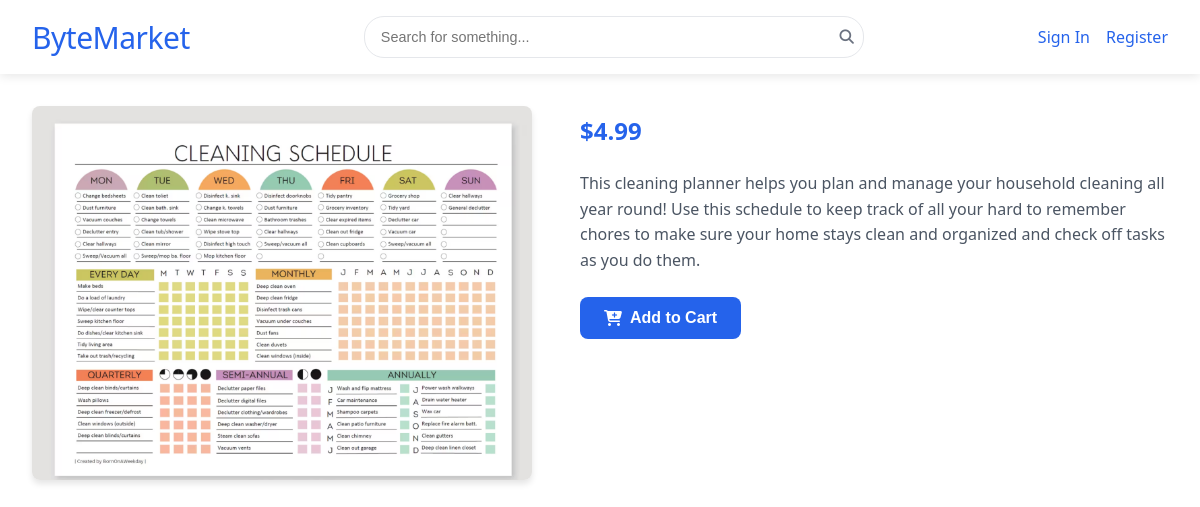
The app's page /product/2 with its own data.
### models.py (models this page shows, shortened)
class Product(db.Model):
    id = db.Column(db.Integer, primary_key=True)
    product_name = db.Column(db.String(200), nullable=False)
    description = db.Column(db.Text, nullable=False)
    price = db.Column(db.Float, nullable=False)
    image_path = db.Column(db.String(255))

### app.py (the view)
@app.route("/product/<int:product_id>")
def product(product_id):
    product = Product.query.get_or_404(product_id)
    return render_template("product.html", product=product)

### templates/product.html (shortened to what this page needs)
<!DOCTYPE html>
<html lang="en">
  <head>
    <link
      rel="stylesheet"
      href="{{ url_for('static', filename='/styles.css') }}"
    />
  </head>
  <body>
    <header>
      <div class="navbar-container">
        <div class="logo">
          <h1>ByteMarket</h1>
        </div>
        <div class="search-container">
          <input type="search" placeholder="Search for something..." />
          <button class="search-button">
            <i class="fa-solid fa-search"></i>
          </button>
        </div>
        <div class="nav-buttons">
          {% if current_user.is_authenticated %}
          <div class="nav-menu">
            <ul>
              <li>
                <a href="{{ url_for('account') }}" title="Account">
                  <i class="fa-solid fa-circle-user"></i>
                  <span class="nav-text">Account</span>
                </a>
              </li>
              <li>
                <a href="{{ url_for('cart') }}" title="Cart">
                  <i class="fa-solid fa-cart-shopping"></i>
                  <span class="nav-text">Cart</span>
                </a>
              </li>
              <li>
                <a href="{{ url_for('logout') }}" title="Logout">
                  <i class="fa-solid fa-right-from-bracket"></i>
                  <span class="nav-text">Logout</span>
                </a>
              </li>
            </ul>
          </div>
          {% else %}
          <div class="nav-buttons">
            <a href="{{ url_for('login') }}">Sign In</a>
            <a href="{{ url_for('register') }}">Register</a>
          </div>
          {% endif %}
        </div>
      </div>
    </header>
    <main>
      <div class="product-container">
        <div class="product-gallery">
          <div class="product-main-image">
            <img src="{{ url_for('static', filename=product.image_path) }}" alt="Product Image" />
          </div>
        </div>
        <div class="product-details">
          <div class="product-price">${{ "%.2f"|format(product.price) }}</div>
          <div class="product-description">
            <p>{{ product.description }}</p>
          </div>
          <button class="add-to-cart-button" id="add-to-cart" data-product-id="{{ product.id }}">
            <i class="fa-solid fa-cart-plus"></i> Add to Cart
          </button>
        </div>
      </div>
    </main>
  </body>
</html>

### static/styles.css (style rules this page uses)
* { margin: 0; padding: 0; box-sizing: border-box; }
body { font-family: "Segoe UI", Tahoma, Geneva, Verdana, sans-serif; }
a { text-decoration: none; color: #2563eb; }
header { background-color: #ffffff; box-shadow: 0 2px 10px rgba(0, 0, 0, 0.1); position: sticky; top: 0; z-index: 1000; }
.navbar-container { display: flex; flex-direction: row; justify-content: space-between; align-items: center; padding: 16px 32px; max-width: 1200px; margin: 0 auto; }
.logo h1 { font-size: 30px; font-weight: 500; color: #2563eb; letter-spacing: -0.5px; }
.search-container { display: flex; flex: 1; max-width: 500px; margin: 0 2rem; position: relative; }
.search-container input { width: 100%; padding: 0.75rem 1rem; border: 1px solid #e5e7eb; border-radius: 20px; font-size: 0.9rem; transition: all 0.5s ease; }
.search-button { position: absolute; right: 10px; top: 50%; transform: translateY(-50%); background: none; border: none; color: #6b7280; cursor: pointer; font-size: 0.9rem; }
.nav-buttons { display: flex; gap: 1rem; }
header { animation: fadeIn 0.3s ease-out; }
.product-container { max-width: 1200px; margin: 2rem auto; padding: 0 2rem; display: flex; gap: 3rem; }
.product-gallery { flex: 1; max-width: 500px; }
.product-main-image { margin-bottom: 1rem; border-radius: 8px; overflow: hidden; box-shadow: 0 4px 6px rgba(0, 0, 0, 0.1); }
.product-main-image img { width: 100%; height: auto; display: block; }
.product-details { flex: 1; }
.product-price { font-size: 1.5rem; font-weight: bold; color: #2563eb; margin-bottom: 1.5rem; }
.product-description { color: #4b5563; margin-bottom: 1.5rem; line-height: 1.6; }
.product-description p { margin-bottom: 1rem; }
.add-to-cart-button { background-color: #2563eb; color: white; border: none; border-radius: 8px; padding: 0.75rem 1.5rem; font-size: 1rem; font-weight: 600; cursor: pointer; display: flex; align-items: center; gap: 0.5rem; transition: background-color 0.3s ease; }

### records on screen
Product: image_path (picture), price "4.99", description "This cleaning planner helps you plan and manage your household cleaning all year round! Use this schedule to keep track of all your hard to remember chores to make sure your home stays clean and organized and check off tasks as you do them."
